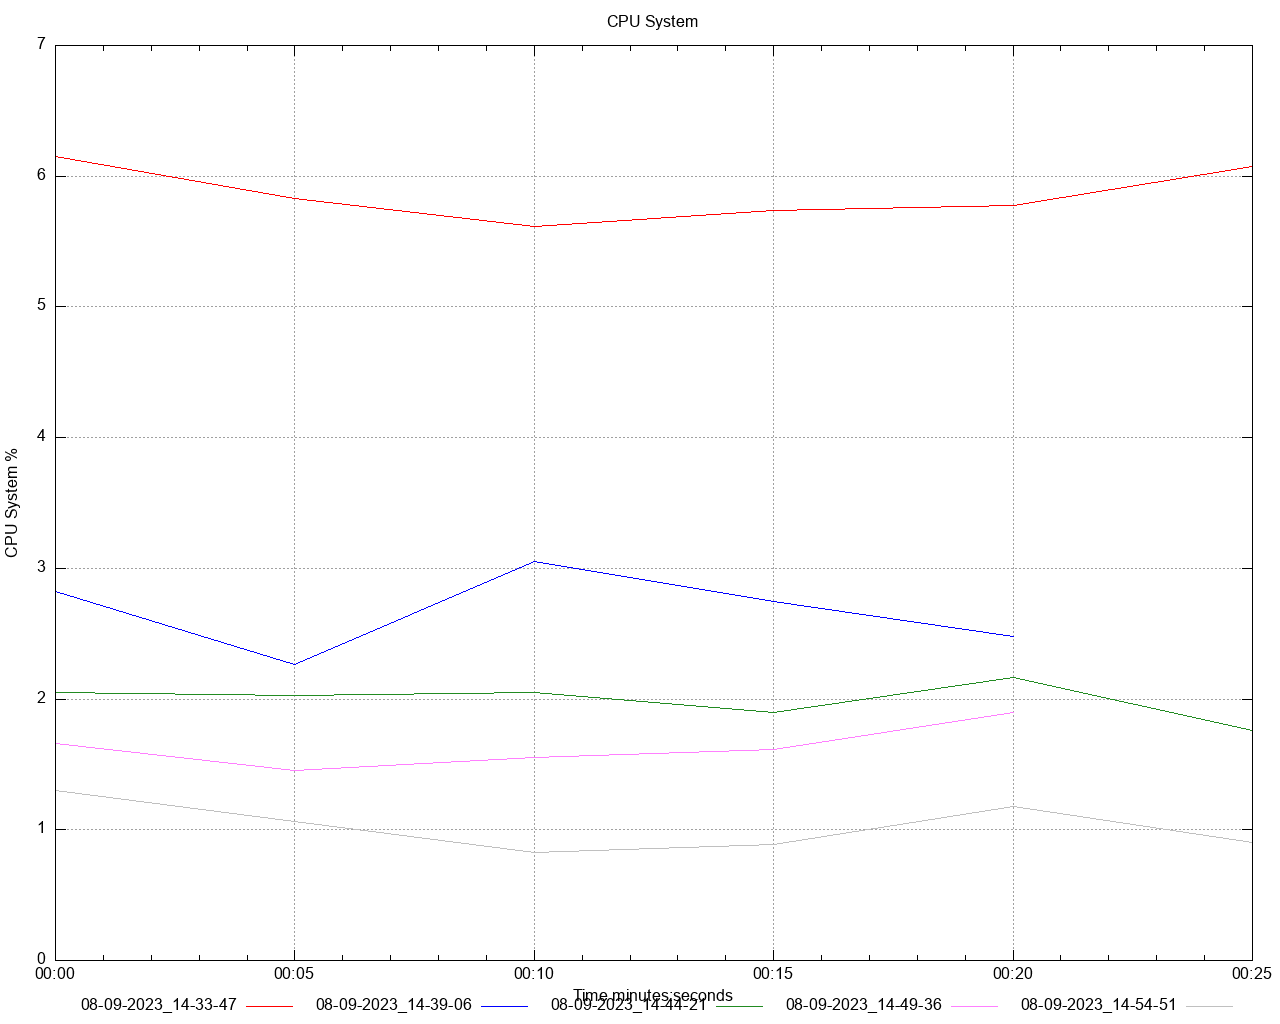

Recreate this plot in gnuplot.
set title 'CPU System' noenhanced
set style data lines
set datafile separator ","
set terminal png size 1280,1024
set grid
set key below
set xdata time
set timefmt "%s"
offset = 0
t0(x)=(offset=($0==0) ? x : offset, x - offset)
set xlabel 'Time minutes:seconds'
set ylabel 'CPU System %'
set output '/Users/gbarnett/git/hazelcast-simulator/atomiclong-3node-member/atomicreference/dstat/cpu_system_A2.png'
plot \
   '/Users/gbarnett/git/hazelcast-simulator/atomiclong-3node-member/atomicreference/data/cpu_system_A2_1.data' using (t0(timecolumn(1))):2 title "08-09-2023_14-33-47" noenhanced lt rgb "red", \
   '/Users/gbarnett/git/hazelcast-simulator/atomiclong-3node-member/atomicreference/data/cpu_system_A2_2.data' using (t0(timecolumn(1))):2 title "08-09-2023_14-39-06" noenhanced lt rgb "blue", \
   '/Users/gbarnett/git/hazelcast-simulator/atomiclong-3node-member/atomicreference/data/cpu_system_A2_3.data' using (t0(timecolumn(1))):2 title "08-09-2023_14-44-21" noenhanced lt rgb "forest-green", \
   '/Users/gbarnett/git/hazelcast-simulator/atomiclong-3node-member/atomicreference/data/cpu_system_A2_4.data' using (t0(timecolumn(1))):2 title "08-09-2023_14-49-36" noenhanced lt rgb "orchid", \
   '/Users/gbarnett/git/hazelcast-simulator/atomiclong-3node-member/atomicreference/data/cpu_system_A2_5.data' using (t0(timecolumn(1))):2 title "08-09-2023_14-54-51" noenhanced lt rgb "grey", \
